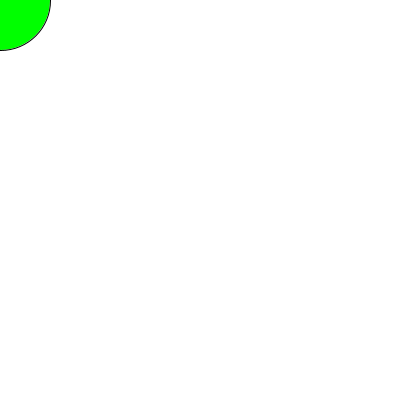
Frame 1 (no input)
Frame 60 (the mouse pressed at the canvas centre just before this capture): identical to frame 1, image omitted
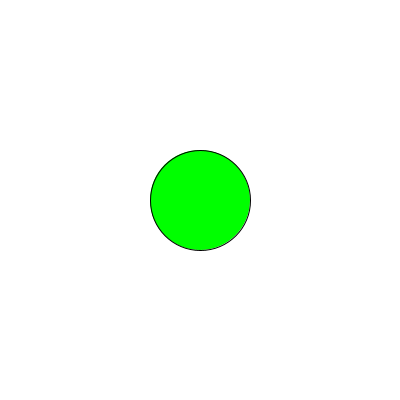
Frame 120 (the mouse held since frame 60 and released just before this capture)

The Processing sketch that drew these frames (run headless with seeded random() and noise(); from frame 60 on, the mouse is pressed at the canvas centre):

// Processing sketch: condicional_circulo_o_cuadrado
// ── condicional_circulo_o_cuadrado.pde
void setup(){
  size(400,400);
}
void draw(){
  background(255);
  if(mouseX > width/2){
    fill(255,0,0);
    rect(mouseX,mouseY,100,100);
  }else{
    fill(0,255,0);
    ellipse(mouseX,mouseY,100,100);
  }
}
